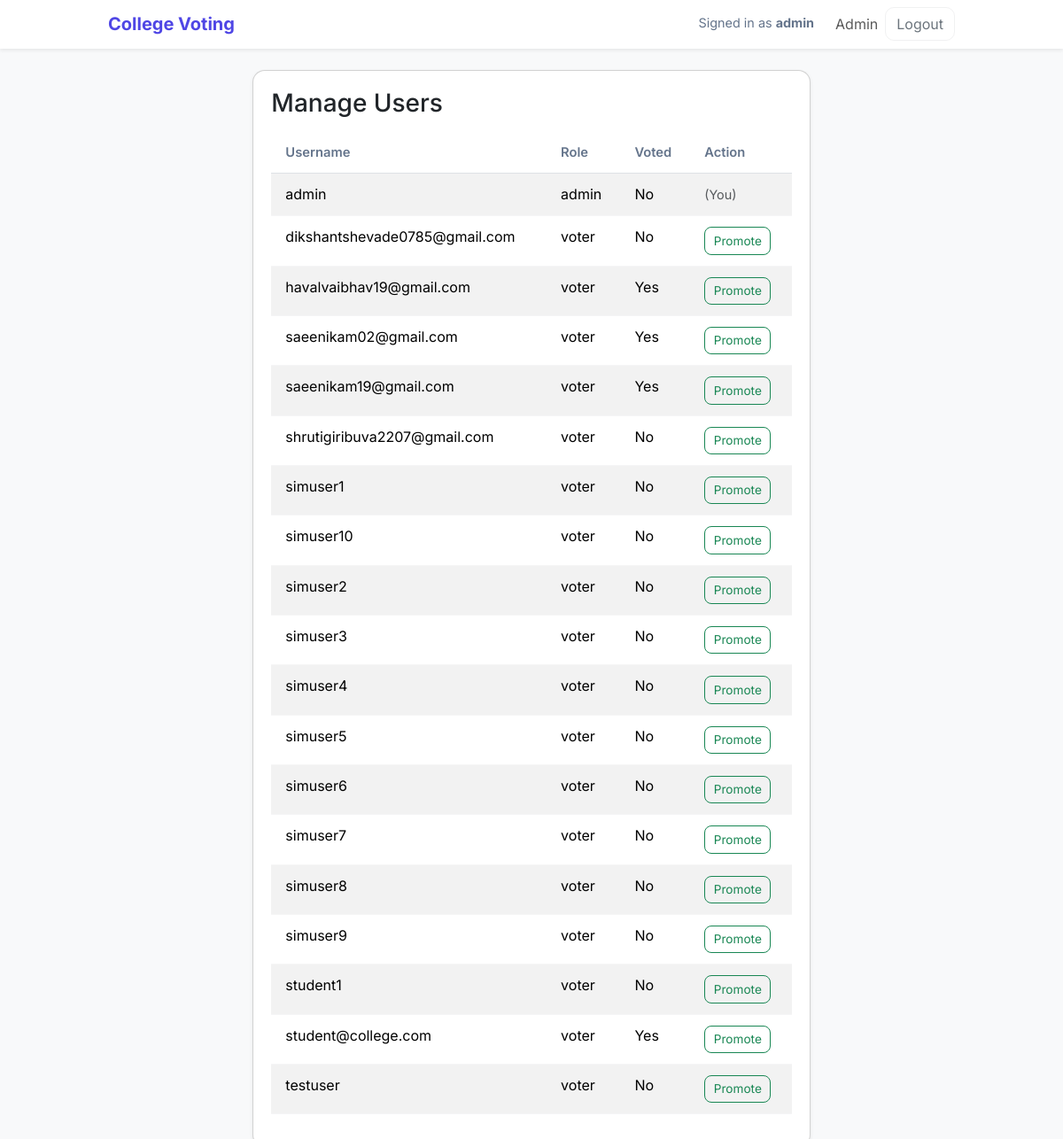
Page /admin/users (signed in) on the committed database.
### tables this page shows
CREATE TABLE "users" (
        id INTEGER PRIMARY KEY AUTOINCREMENT,
        username TEXT UNIQUE,
        password TEXT,
        role TEXT,
        voted INTEGER DEFAULT 0
    );

### app.py (the view)
@app.route('/admin/users')
def admin_users():
    if session.get('role') != 'admin':
        flash('Access denied', 'danger')
        return redirect(url_for('login'))
    db = get_db()
    cur = db.cursor()
    cur.execute('SELECT id, username, role, voted FROM users ORDER BY username')
    users = cur.fetchall()
    return render_template('admin_users.html', users=users)

### app.py (called while the page is built)
@app.context_processor
def inject_csrf():
    return dict(csrf_token=generate_csrf)

def get_db():
    if 'db' not in g:
        conn = sqlite3.connect(DATABASE, check_same_thread=False)
        conn.row_factory = sqlite3.Row
        conn.execute('PRAGMA foreign_keys = ON')
        g.db = conn
    return g.db

### templates/admin_users.html (shortened to what this page needs)
{% extends 'base.html' %}
{% block content %}
<div class="row justify-content-center">
  <div class="col-md-8">
    <div class="card shadow-sm">
      <div class="card-body">
        <h3 class="card-title mb-3">Manage Users</h3>
        <div class="table-responsive">
          <table class="table table-striped">
            <thead>
              <tr><th>Username</th><th>Role</th><th>Voted</th><th>Action</th></tr>
            </thead>
            <tbody>
              {% for u in users %}
              <tr>
                <td>{{ u[1] }}</td>
                <td>{{ u[2] }}</td>
                <td>{{ 'Yes' if u[3] else 'No' }}</td>
                <td>
                  {% if u[2] != 'admin' %}
                    <button type="button" class="btn btn-sm btn-outline-success confirm-action-btn"
                            data-action="promote"
                            data-user-id="{{ u[0] }}"
                            data-username="{{ u[1] }}"
                            data-csrf="{{ csrf_token() }}">Promote</button>
                  {% else %}
                    {% if u[1] != session.get('username') %}
                      <button type="button" class="btn btn-sm btn-outline-danger confirm-action-btn"
                              data-action="demote"
                              data-user-id="{{ u[0] }}"
                              data-username="{{ u[1] }}"
                              data-csrf="{{ csrf_token() }}">Demote</button>
                    {% else %}
                      <span class="small text-muted">(You)</span>
                    {% endif %}
                  {% endif %}
                </td>
              </tr>
              {% endfor %}
            </tbody>
          </table>
        </div>
      </div>
    </div>
  </div>
</div>
{% endblock %}

### static/css/style.css (style rules this page uses)
:root { --accent: #2563eb; --accent-2: #4f46e5; --muted: #64748b; --bg: #212121; --card-bg: #ffffff; --text: #0f172a; --success: #16a34a; --danger: #ef4444; --radius: 14px; --radius-sm: 8px; --gap: 1rem; --container-width: 980px; --shadow-sm: 0 6px 16px rgba(15,23,42,0.06); }
* { box-sizing: border-box; }
html,body { height:100%; }
body { font-family: 'Inter', system-ui, -apple-system, 'Segoe UI', Roboto, 'Helvetica Neue', Arial; background: var(--bg); color: var(--text); -webkit-font-smoothing:antialiased; -moz-osx-font-smoothing:grayscale; line-height:1.45; }
.card { background: var(--card-bg); border-radius: var(--radius); box-shadow: var(--shadow-sm); }
.card .card-body { padding: 1.25rem; }
.btn { transition: transform .08s ease, box-shadow .08s ease, opacity .08s ease; }
.btn-sm { padding: .28rem .6rem; font-size: .85rem; border-radius: 8px; }
.table { border-collapse: separate; border-spacing: 0; }
.table td, .table th { padding: .75rem 1rem; }
.table thead th { font-weight:600; color:var(--muted); font-size:.92rem; }
.table tbody tr { background: transparent; border-bottom: 1px solid rgba(15,23,42,0.04); }
.table-striped > tbody > tr:nth-of-type(odd) { background: rgba(15,23,42,0.01); }
.table-responsive { border-radius: var(--radius-sm); overflow: hidden; }
.small { color:var(--muted); font-size:.9rem; }
.text-muted { color:var(--muted); }

### rows in the picture
users: username "admin", role "admin", voted "No", shows "(You)"
users: username "dikshantshevade0785@gmail.com", role "voter", voted "No"
users: username "havalvaibhav19@gmail.com", role "voter", voted "Yes"
users: username "saeenikam02@gmail.com", role "voter", voted "Yes"
users: username "saeenikam19@gmail.com", role "voter", voted "Yes"
users: username "shrutigiribuva2207@gmail.com", role "voter", voted "No"
users: username "simuser1", role "voter", voted "No"
users: username "simuser10", role "voter", voted "No"
users: username "simuser2", role "voter", voted "No"
users: username "simuser3", role "voter", voted "No"
users: username "simuser4", role "voter", voted "No"
users: username "simuser5", role "voter", voted "No"
users: username "simuser6", role "voter", voted "No"
users: username "simuser7", role "voter", voted "No"
users: username "simuser8", role "voter", voted "No"
users: username "simuser9", role "voter", voted "No"
users: username "student1", role "voter", voted "No"
users: username "student@college.com", role "voter", voted "Yes"
users: username "testuser", role "voter", voted "No"

### other values in the picture
{{ session.get('username') }} "admin"
